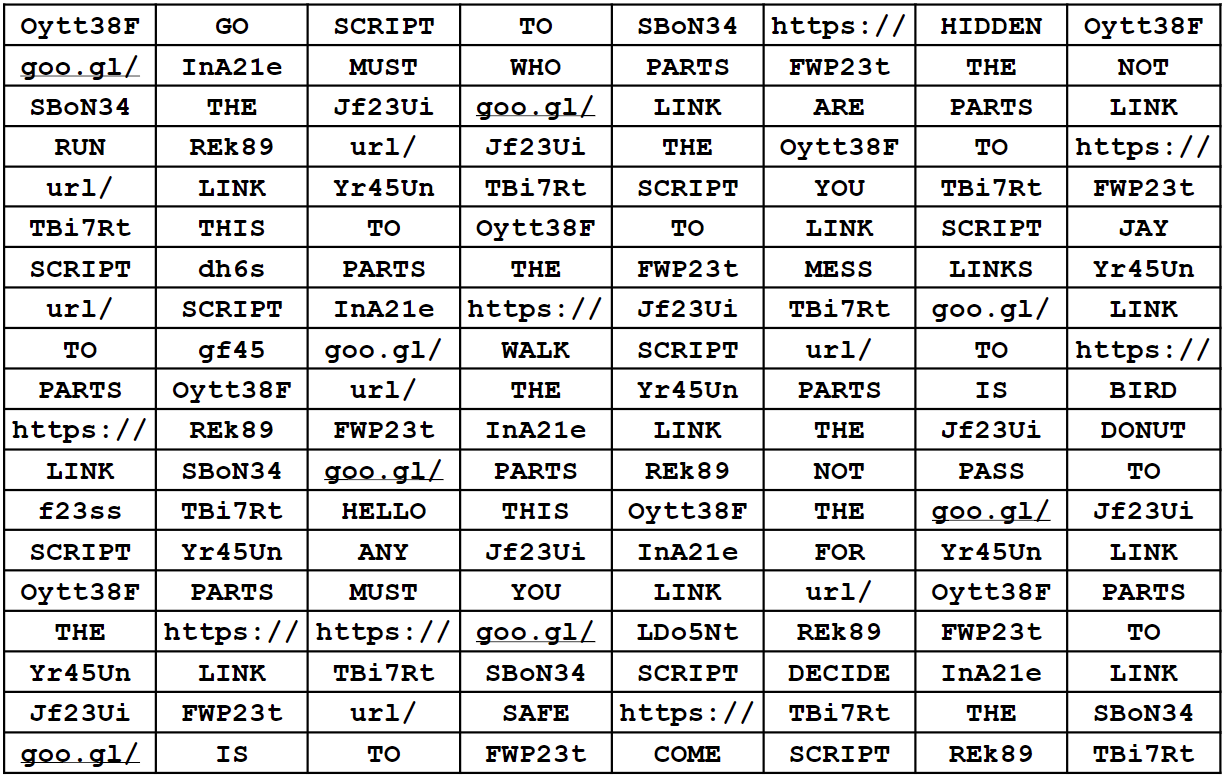
#> input picture 14/Blue_Mission_Files/image_link.PNG, 1226 x 777 px
$ python blue.py
#> lines starting #> are read from the running program, lines starting #| are printed output that depends on the picture
"""
Overview of Working with Images
"""
from os.path import join, dirname
from PIL import Image

image_open = lambda x: Image.open(join(dirname(__file__), x))
#> in main, links is the input picture: PIL image 1226x777 RGBA; mean R, G, B, A 213.5, 213.3, 213.4, 255
#| (1226, 777)
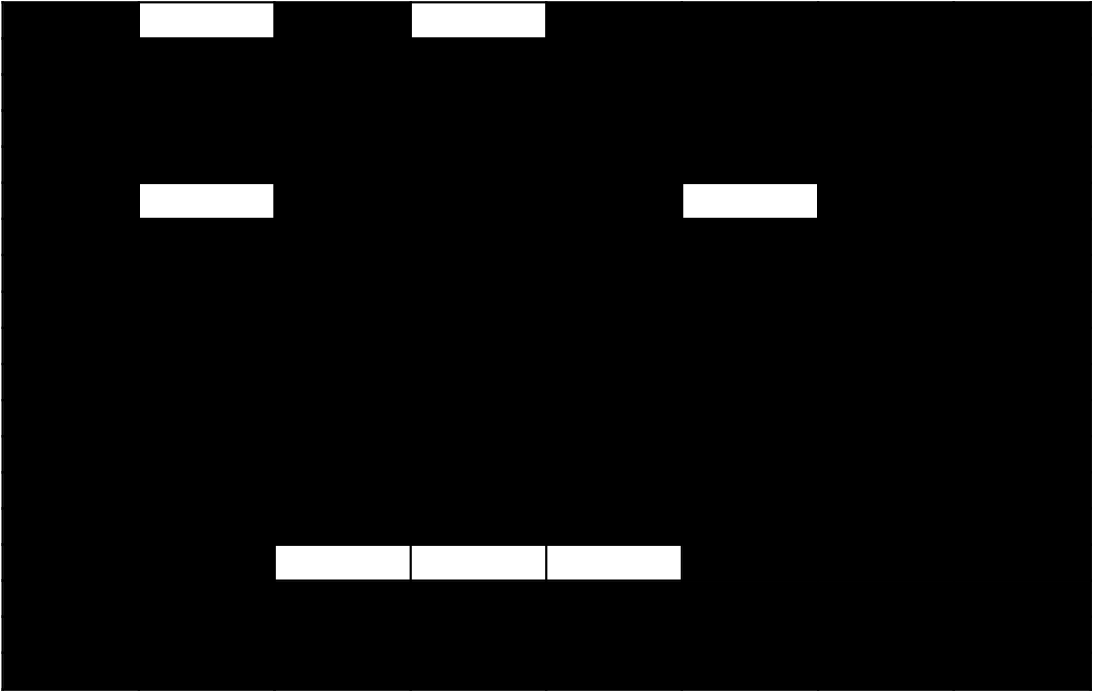
#> input picture 14/Blue_Mission_Files/cover_image.PNG, 1093 x 693 px


def main():
    """
    main function
    """
    links = image_open("Blue_Mission_Files/image_link.PNG")
    print(links.size)
    links.show()
    cover = image_open("Blue_Mission_Files/cover_image.PNG")
#> cover is the input picture: PIL image 1093x693 RGBA; mean R, G, B, A 12.4, 12.4, 12.4, 255
    print(cover.size)
#| (1093, 693)
    cover.show()
    cover = cover.resize(links.size)
#> cover: PIL image 1226x777 RGBA
    print(cover.size)
#| (1226, 777)
    cover.putalpha(200)
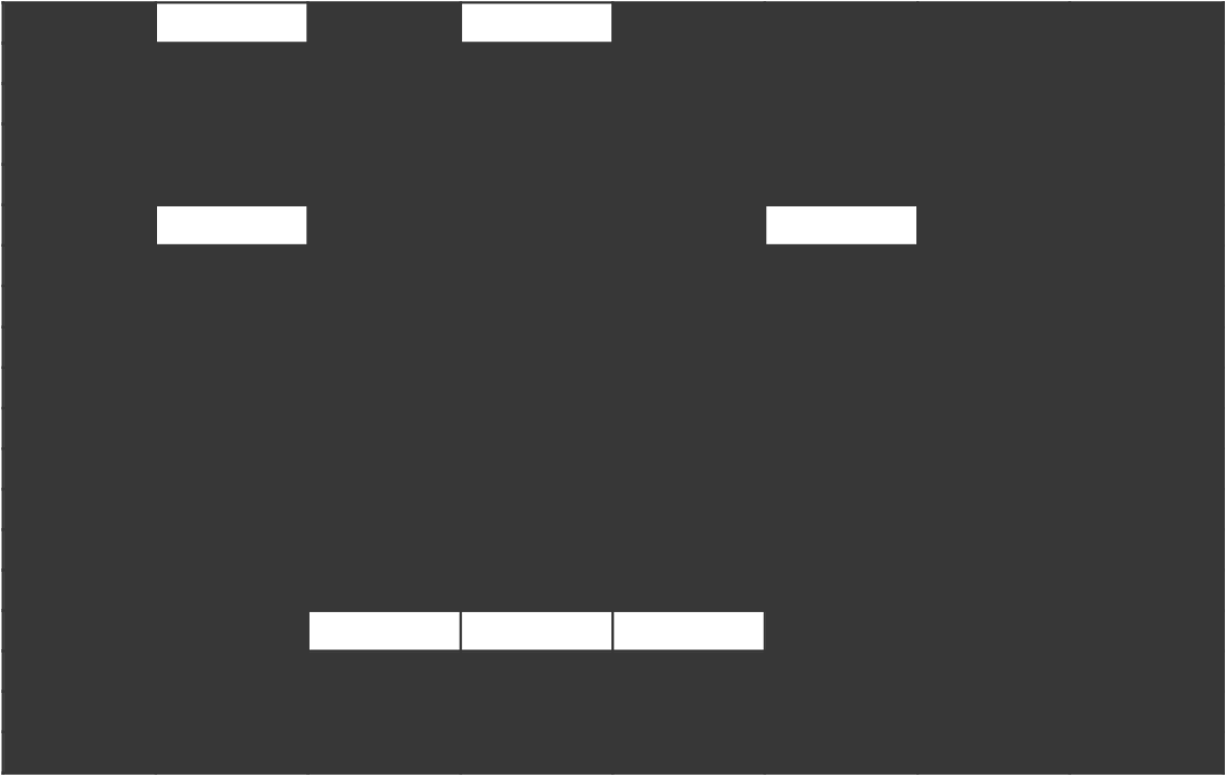
#> cover: PIL image 1226x777 RGBA; mean R, G, B, A 12.4, 12.4, 12.4, 200; transparent parts drawn white
    cover.show()
    links.paste(cover,(0,0),cover)
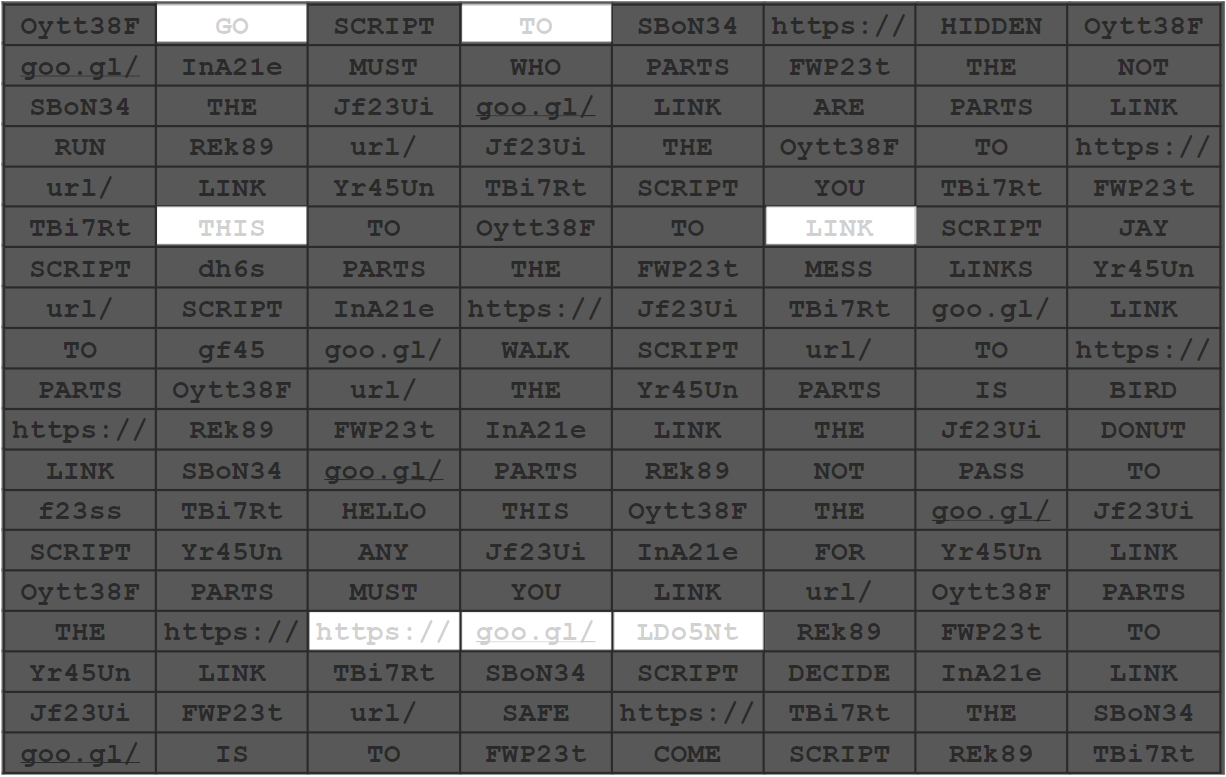
#> links: PIL image 1226x777 RGBA; mean R, G, B, A 55.8, 55.7, 55.8, 212; transparent parts drawn white
    links.show()


if __name__ == "__main__":
    main()
